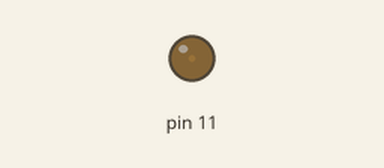
Recording of a sketch running on a simulated Arduino Uno, built with avr-gcc and run on an emulated ATmega328P. Shown: output pins drawn as LEDs (lit = HIGH).

Above: at 0.05 s.
At 1.25 s:
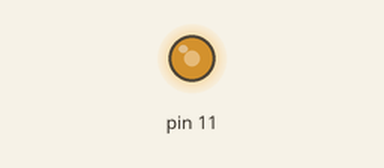
At 1.85 s:
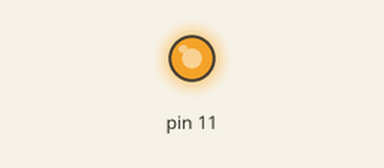
At 3.65 s:
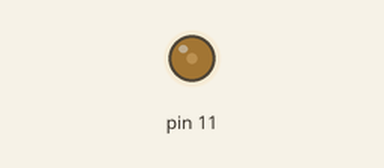
Timing chart, 0 to 6.4 s (numbered marks = the images above):
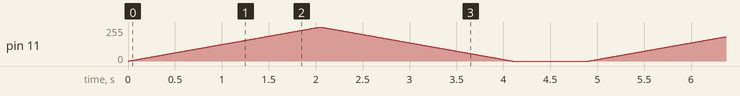

The sketch:

_____.ino
```cpp
void setup ()
{
  pinMode(11,OUTPUT);
}

void loop()
{
  for (int a=0; a<=255;a++)
  {
    analogWrite(11,a);
    delay(8);
  }
    for (int a=255; a>=0;a--)
  {
    analogWrite(11,a);
    delay(8);
  }
  delay(800);
}
```
